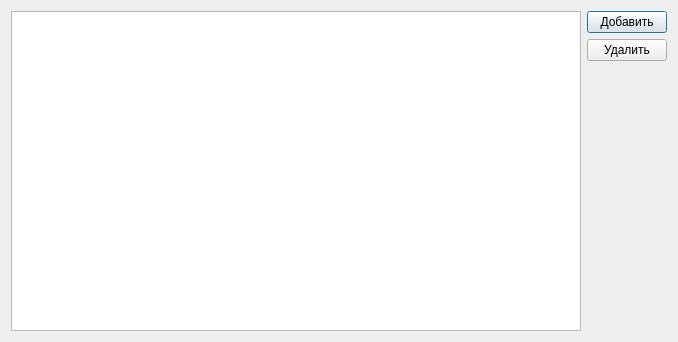
<?xml version="1.0" encoding="UTF-8"?>
<ui version="4.0">
 <class>agentsDialog</class>
 <widget class="QDialog" name="agentsDialog">
  <property name="geometry">
   <rect>
    <x>0</x>
    <y>0</y>
    <width>678</width>
    <height>342</height>
   </rect>
  </property>
  <property name="windowTitle">
   <string>Dialog</string>
  </property>
  <layout class="QHBoxLayout" name="horizontalLayout">
   <item>
    <layout class="QGridLayout" name="gridLayout">
     <item row="0" column="1">
      <layout class="QVBoxLayout" name="verticalLayout">
       <item>
        <widget class="QPushButton" name="addAgentButton">
         <property name="text">
          <string>Добавить</string>
         </property>
        </widget>
       </item>
       <item>
        <widget class="QPushButton" name="delAgentButton">
         <property name="text">
          <string>Удалить</string>
         </property>
        </widget>
       </item>
      </layout>
     </item>
     <item row="1" column="1">
      <spacer name="verticalSpacer">
       <property name="orientation">
        <enum>Qt::Vertical</enum>
       </property>
       <property name="sizeHint" stdset="0">
        <size>
         <width>20</width>
         <height>138</height>
        </size>
       </property>
      </spacer>
     </item>
     <item row="0" column="0" rowspan="2">
      <widget class="QTableView" name="agentsTable"/>
     </item>
    </layout>
   </item>
  </layout>
 </widget>
 <resources/>
 <connections/>
</ui>
